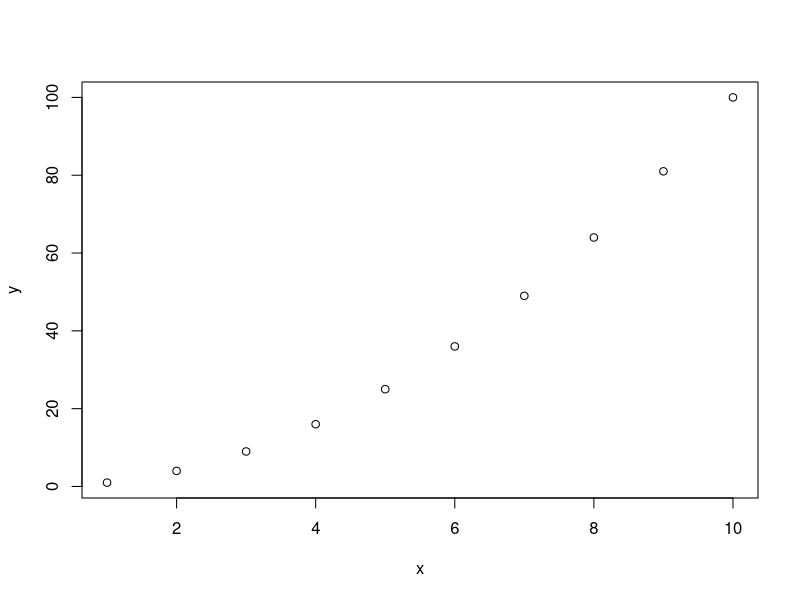
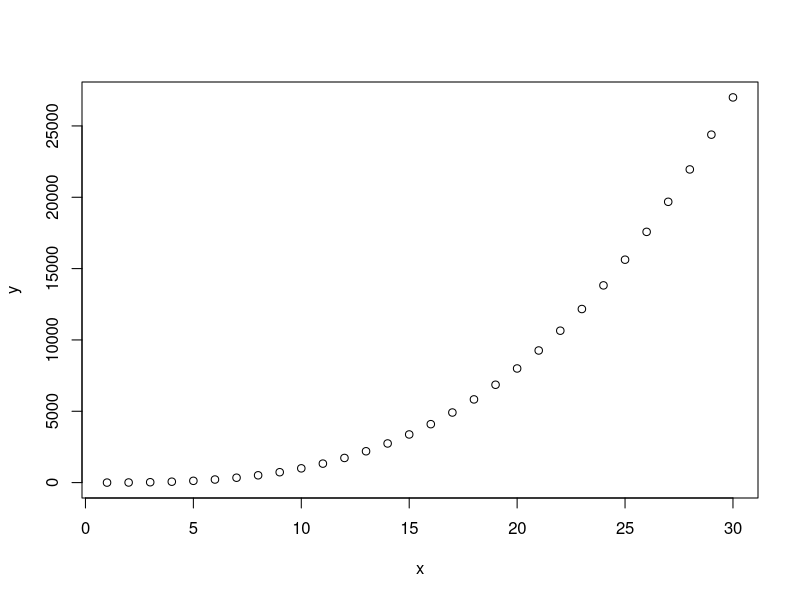
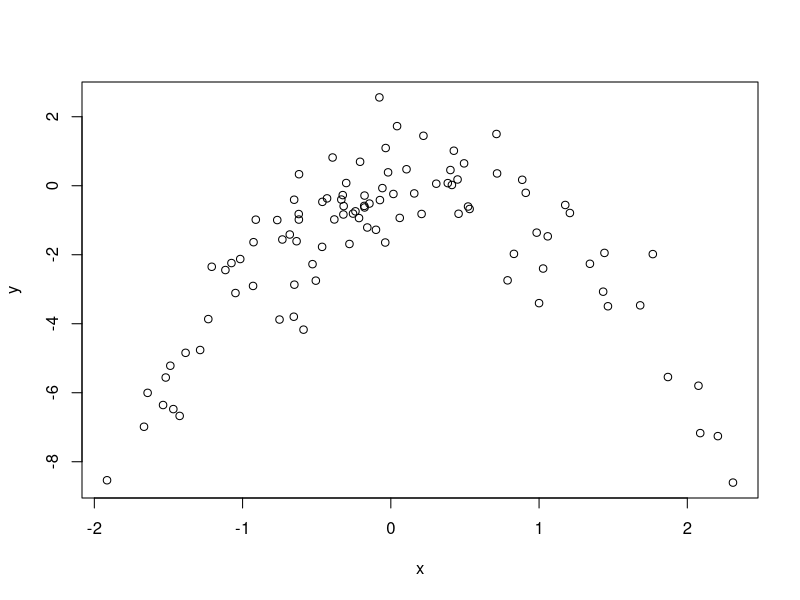

Here is the R script that generated these plots, in order: (Note: this script raises an error after producing the figures.)
Power = function(){
    print(2^3)
}
Power()
Power2 = function(x,a){
    print(x^a)
}
Power2(3,8)
Power3 = function(x,a){
    result = x^a
    return(result)
}#存储了特征值
x = c(1:10)
y = Power3(x,2)#一定写Power3函数 看实现的过程
plot(x,y)#可以取对数降skill
PlotPower = function(x,a){
    y = Power3(x,a)
    plot(x,y)
}
PlotPower(1:30,3)
#自定义画图？plot 可视化

set.seed(1)
y = rnorm(100)
x = rnorm(100)
y = x-2*x^2+rnorm(100)
plot(x,y)

d = cbind(x,y)
error = c()
d = as.data.frame(d)
for (i in 1:100) {
    m1 = glm(y~x,data = d[i,])
    pred_m1 = predict(m1, newdata = d[i,])
    error[i] = d[i,2]-pred_m1
}
sum(error^2)


m1 = glm(y~poly(x,1),data = d)
m1r = cv.glm(data=d,glmfit = m1, K = 100)
m1r$delta
m2 = glm(y~poly(x,2),data = d)
m2r = cv.glm(data=d,glmfit=m2,K=100)
m2r$delta
m3 = glm(y~poly(x,3),data = d)
m3r = cv.glm(data=d,glmfit=m3,K=100)
m3r$delta
m4 = glm(y~poly(x,4),data = d)
m4r = cv.glm(data=d,glmfit=m4,K=100)
m4r$delta
